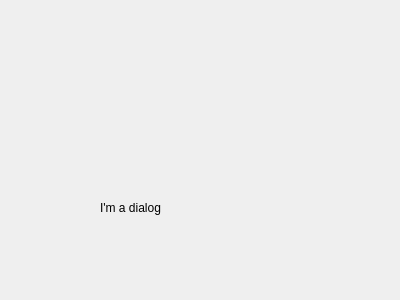
<?xml version="1.0" encoding="UTF-8"?>
<ui version="4.0">
 <class>Form</class>
 <widget class="QWidget" name="Form">
  <property name="geometry">
   <rect>
    <x>0</x>
    <y>0</y>
    <width>400</width>
    <height>300</height>
   </rect>
  </property>
  <property name="windowTitle">
   <string>Form</string>
  </property>
  <widget class="QLabel" name="label">
   <property name="geometry">
    <rect>
     <x>100</x>
     <y>200</y>
     <width>91</width>
     <height>16</height>
    </rect>
   </property>
   <property name="text">
    <string>I'm a dialog</string>
   </property>
  </widget>
 </widget>
 <resources/>
 <connections/>
</ui>
